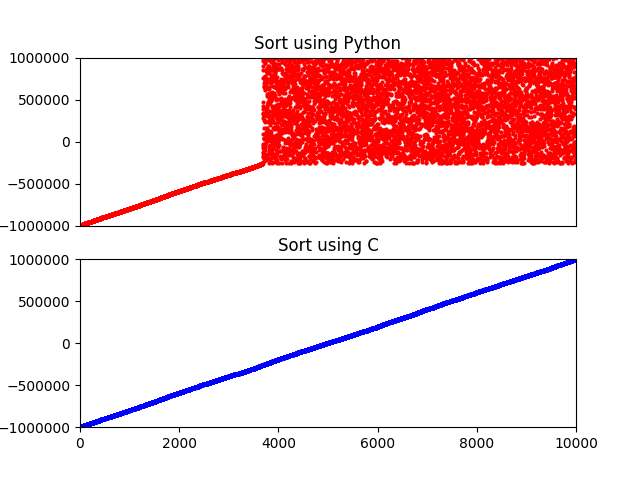

Here is the Python script that generated this plot:
import matplotlib.pyplot as plt
from matplotlib.animation import FuncAnimation
import numpy as np
import random


# Controlable variables
time_python = 8.206  # Time taken to perform the sort in python
time_C = 0.037  # Time taken to perform the sort in C
arr_size = 10000  # The size of array and the x limit
low_bound, up_bound = -1000000, 1000000  # The bound of random numbers

# Runtime variables
steps = []  # An array to store the intermediate steps
ratio = time_python / time_C  # the ratio
origin_lst = [random.randint(low_bound, up_bound)
              for _ in range(arr_size)]  # list for sorting
x = np.arange(0, arr_size)  # The x value for the plot


# Modified selectSort to store every intermediate step to a list
def selectSort(list):
    for i in range(len(list)):
        min_idx = i
        for j in range(i+1, len(list)):
            if list[j] < list[min_idx]:
                min_idx = j
        list[i], list[min_idx] = list[min_idx], list[i]
        steps.append(list[::])


# get the intermediate steps
selectSort(origin_lst)
# steps = steps[::100]  # Skipping some steps to speed up the animation
# The y value for the Python plot. Skipped some of the steps to increase the speed
lst4python = steps[::10]
lst4python.append(steps[-1])  # Append the last step in case it dosent include
# The y value for the C plot. Skipping some steps to visualize the speed differences
lst4C = steps[::int(ratio)]
lst4C.append(steps[-1])  # Append the last step in case it dosent include


# The plot
fig, ax = plt.subplots(nrows=2)

# Python
ax[0].set_title("Sort using Python")
# Hide the X axis since it is overlapping with the graph below
ax[0].get_xaxis().set_visible(False)
ax[0].ticklabel_format(useOffset=False, style='plain')
ln_python, = ax[0].plot(x, lst4python[0], "ro", markersize=2)

# C
ax[1].set_title("Sort using C")
ax[1].ticklabel_format(useOffset=False, style='plain')
ln_C, = ax[1].plot(x, lst4C[0], "bo", markersize=2)


# Animation function
def init():
    ax[0].set_xlim(0, arr_size)
    ax[0].set_ylim(low_bound, up_bound)

    ax[1].set_xlim(0, arr_size)
    ax[1].set_ylim(low_bound, up_bound)
    return [ln_python, ln_C]


def update(frame):
    ln_python.set_data(x, lst4python[frame])
    if frame >= len(lst4C):
        # Display the last frame for the c plot
        ln_C.set_data(x, lst4C[-1])
    else:
        ln_C.set_data(x, lst4C[frame])
    return [ln_python, ln_C]


ani = FuncAnimation(fig, update, frames=range(len(steps)),
                    init_func=init, blit=True, repeat=False, interval=1)

plt.show()
